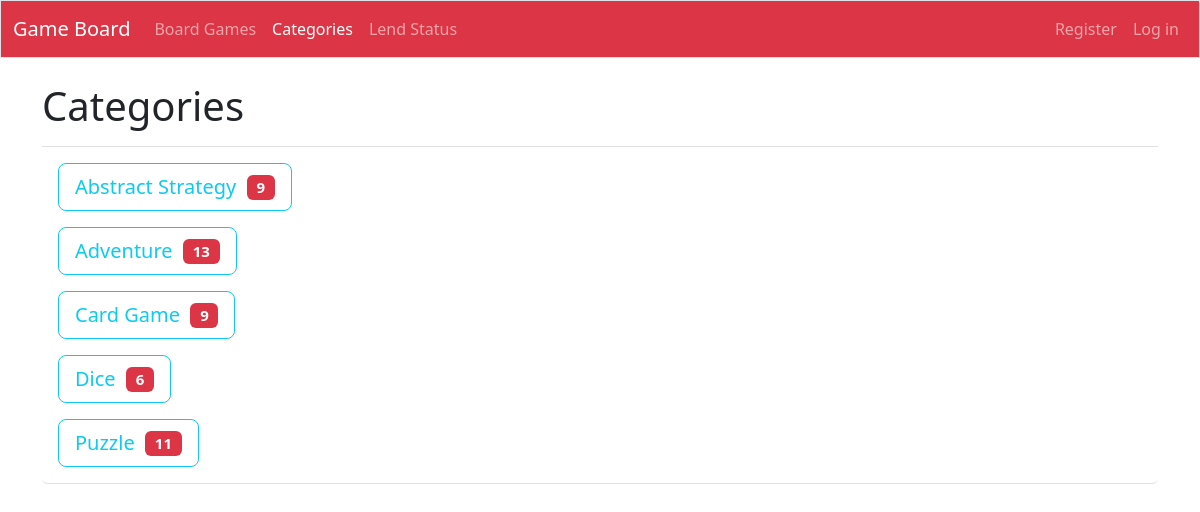
Page /categories/ on the committed database.
### game_board/models.py (models this page shows, shortened)
class Category(models.Model):
    name = models.CharField(max_length=100)
    description = models.TextField(max_length=1000)
    date_added = models.DateTimeField(auto_now_add=True)
    class Meta:
        ordering = ["name"]

### game_board/views.py (the view)
# urls.py: path("categories/", views.categories, name="categories"),
def categories(request):
    categories = Category.objects.order_by("name")
    context = {"categories": categories}
    return render(request, "game_board/categories.html", context)

### game_board/templates/game_board/categories.html
{% extends 'game_board/base.html' %}
{% block page_header %}
<h1>Categories</h1>
{% endblock page_header %}
{% block content %}
<ul class="list-group border-bottom pb-2 mb-4">
    {% for category in categories %}
        <li class="list-group-item border-0">
            <a href="{% url 'game_board:category' category.id %}">
            <button type="button" class="btn btn-lg btn-outline-info">{{ category.name }}&nbsp;&nbsp;<span class="badge  text-bg-danger">{{ category.boardgame_set.count }}</span></button>
            </a>
        </li>
    {% empty %}
        <li class="list-group-item border-0">No Category have been added yet.</li>
    {% endfor %}
</ul>
{% endblock content %}

### rows in the picture
Category: name "Abstract Strategy", boardgame_set.count "9"
Category: name "Adventure", boardgame_set.count "13"
Category: name "Card Game", boardgame_set.count "9"
Category: name "Dice", boardgame_set.count "6"
Category: name "Puzzle", boardgame_set.count "11"
